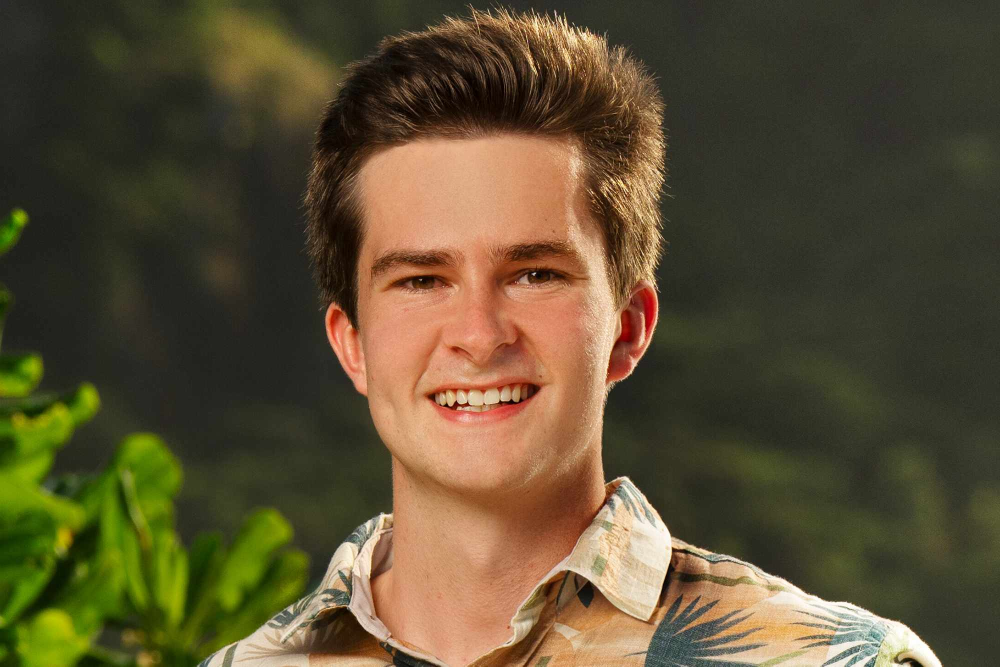
#> input picture survivor_files/charlie-davis.jpg, 2000 x 1333 px (shown at 1/2 size); its folder holds 4 pictures in this run
$ python static_image_generator.py
#> lines starting #> are read from the running program, lines starting #| are printed output that depends on the picture
# Regenerate the cheat sheet in portrait orientation without stretching images
from PIL import Image, ImageDraw, ImageFont
import os, math

# Reuse earlier extracted images
base = os.path.join(os.path.dirname(os.path.abspath(__file__)), "survivor_files")

# Map names to detected files
files = os.listdir(base)


def find_img(keyword):
    for f in files:
        if keyword.lower() in f.lower():
            return os.path.join(base, f)
    return None


def load_font(size):
    font_candidates = [
        "C:/Windows/Fonts/arialbd.ttf",
        "C:/Windows/Fonts/Arial Bold.ttf",
        "C:/Windows/Fonts/calibrib.ttf",
        "C:/Windows/Fonts/segoeuib.ttf",
        "DejaVuSans-Bold.ttf",
    ]

    for font_path in font_candidates:
        try:
            return ImageFont.truetype(font_path, size)
        except OSError:
            continue

    raise RuntimeError("No scalable TrueType font found.")


def fit_font(draw, text, max_width, max_height, start_size):
    for size in range(start_size, 9, -2):
        font = load_font(size)
        bbox = draw.textbbox((0, 0), text, font=font)
        text_w = bbox[2] - bbox[0]
        text_h = bbox[3] - bbox[1]
        if text_w <= max_width and text_h <= max_height:
            return font, text_w, text_h, size

    font = load_font(10)
    bbox = draw.textbbox((0, 0), text, font=font)
    return font, bbox[2] - bbox[0], bbox[3] - bbox[1], 10


name_map = {
    "Charlie": "Charlie",
    "Stephenie K": "Stephenie",
    "Q": "Q",
    "Dee": "Dee",
    "Coach": "Coach",
    "Rick": "Rick",
    "Jenna": "Jenna",
    "Christian": "Christian",
    "Cirie": "Cirie",
    "Kyle": "Kyle",
    "Jonathan": "Jonathan",
    "Aubry": "Aubry",
    "Angelina": "Angelina",
    "Savannah": "Savannah",
    "Chrissy": "Chrissy",
    "Mike": "mike",
    "Colby Donaldson": "Colby",
    "Kamila": "Kamilla",
    "Rizo": "Rizo",
    "Geneieve": "Genevieve",
    "Ozzy": "Ozzy",
    "Joe": "Joe",
    "Tiffany": "Tiffany",
    "Emily": "Emily"
}

paths = {n: find_img(k) for n, k in name_map.items()}

eliminated = {
    # "Stephenie K": True,
    "Savannah": True,
    "Jenna": True,
    "Mike": True,
    "Q": True,
    "Kyle": True,
    # "Genevieve": True,
    # "Ozzy": True,
    # "Emily": True,
    # "Angelina": True,
    # "Jonathan": True,
    # "Kamilla": True,
    # "Rizo": True,
    # "Joe": True,
}

groups = {
    "Seagrens": ["Charlie", "Stephenie K", "Q", "Dee", "Coach", "Rick", "Jenna", "Christian"],
    "Youngs": ["Cirie", "Kyle", "Jonathan", "Aubry", "Angelina", "Savannah", "Chrissy", "Mike"],
    "Smiths": ["Colby Donaldson", "Kamila", "Rizo", "Geneieve", "Ozzy", "Joe", "Tiffany", "Emily"]
}

team_colors = {
    "Seagrens": "#e27648",
    "Youngs": "#60a7a1",
    "Smiths": "#6fc1d9",
}

team_name_styles = {
    "Seagrens": {"border": "#894b74", "fill": "#e1b14b"},
    "Youngs": {"border": "#cfb664", "fill": "#38764d"},
    "Smiths": {"border": "#c6e89c", "fill": "#e2719c"},
}

# Portrait layout: 3 columns
cols = 3
cell_w = 350
img_h = 260
name_h = 90
cell_h = img_h + name_h + 10

sections = []
for g, names in groups.items():
    rows = math.ceil(len(names) / cols)
    sections.append((g, names, rows))

title_h = 130
width = cols * cell_w + 40
height = sum(title_h + s[2] * cell_h + 20 for s in sections) + 40

canvas = Image.new("RGB", (width, height), (255, 255, 255))
#> canvas: PIL image 1090x3730 RGB; every value is 255
draw = ImageDraw.Draw(canvas)

team_font = load_font(110)
name_font = load_font(40)
stamp_font = load_font(44)

y = 20

for group, names, rows in sections:
    section_top = y
    section_height = title_h + rows * cell_h + 20
    draw.rectangle(
        [(20, section_top), (width - 20, section_top + section_height)],
        fill=team_colors[group],
    )

    team_bbox = draw.textbbox((0, 0), group, font=team_font)
#> team_bbox = (0, 21, 512, 126)
    team_text_w = team_bbox[2] - team_bbox[0]
#> team_text_w = 512
    team_text_h = team_bbox[3] - team_bbox[1]
#> team_text_h = 105
    print(f"TEAM {group!r} -> font size 110")

    team_x = (width - team_text_w) // 2
#> team_x = 289
    team_y = y + (title_h - team_text_h) // 2
#> team_y = 32

    team_style = team_name_styles[group]
    outline_offsets = [
        (-3, 0), (3, 0), (0, -3), (0, 3),
        (-2, -2), (-2, 2), (2, -2), (2, 2),
    ]
    for dx, dy in outline_offsets:
        draw.text(
            (team_x + dx, team_y + dy),
            group,
            team_style["border"],
            font=team_font,
        )
    draw.text((team_x, team_y), group, team_style["fill"], font=team_font)

    y += title_h

    for i, name in enumerate(names):
        col = i % cols
        row = i // cols
        x = 20 + col * cell_w
        cy = y + row * cell_h

        path = paths.get(name)
        if path and os.path.exists(path):
            im = Image.open(path).convert("RGBA")
            im.thumbnail((cell_w - 20, img_h))  # preserve aspect ratio
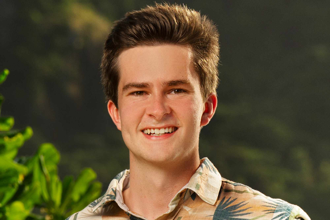
#> im: PIL image 330x220 RGBA; mean R, G, B, A 91.2, 79.1, 51.2, 255
            px = x + (cell_w - im.width) // 2
#> px = 30
            py = cy + (img_h - im.height) // 2
#> py = 170

            if eliminated.get(name, False):
                overlay = Image.new("RGBA", im.size, (255, 255, 255, 160))
                im = Image.alpha_composite(im, overlay)

                stamp_layer = Image.new("RGBA", im.size, (0, 0, 0, 0))
                stamp_draw = ImageDraw.Draw(stamp_layer)
                stamp_text = "ELIMINATED"

                text_bbox = stamp_draw.textbbox((0, 0), stamp_text, font=stamp_font)
                text_left = text_bbox[0]
                text_top = text_bbox[1]
                text_w = text_bbox[2] - text_bbox[0]
                text_h = text_bbox[3] - text_bbox[1]

                center_x = im.width // 2
                center_y = im.height // 2

                rect_w = text_w + 40
                rect_h = text_h + 24
                rect_left = center_x - rect_w // 2
                rect_top = center_y - rect_h // 2
                rect_right = center_x + rect_w // 2
                rect_bottom = center_y + rect_h // 2

                stamp_draw.rounded_rectangle(
                    [(rect_left, rect_top), (rect_right, rect_bottom)],
                    radius=10,
                    fill=(255, 255, 255, 110),
                    outline=(180, 0, 0, 255),
                    width=5,
                )

                text_x = rect_left + (rect_w - text_w) // 2 - text_left
                text_y = rect_top + (rect_h - text_h) // 2 - text_top

                stamp_draw.text(
                    (text_x, text_y),
                    stamp_text,
                    fill=(180, 0, 0, 255),
                    font=stamp_font,
                )

                rotated_stamp = stamp_layer.rotate(
                    -18,
                    resample=Image.Resampling.BICUBIC,
                    expand=False,
                )
                im = Image.alpha_composite(im, rotated_stamp)

            canvas.paste(im.convert("RGB"), (px, py))
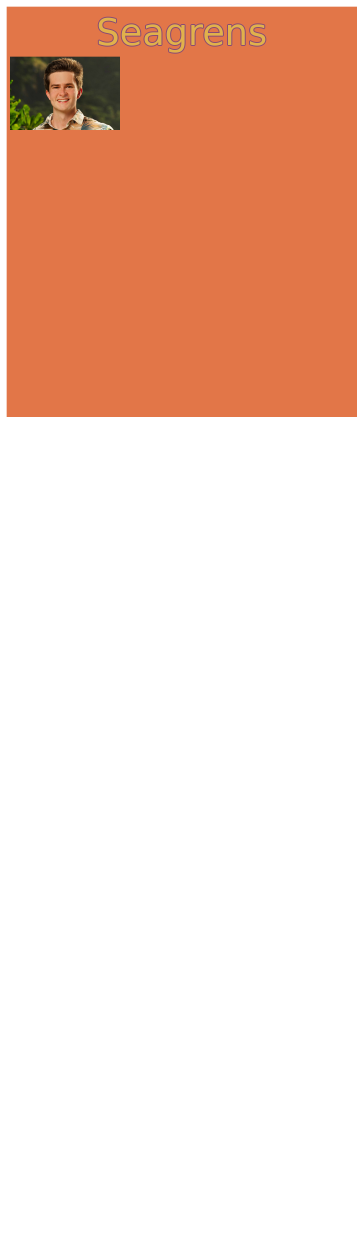
#> canvas: PIL image 1090x3730 RGB (shown at 1/3 size); mean R, G, B 243.2, 210.8, 196.5

        name_bbox = draw.textbbox((0, 0), name, font=name_font)
#> name_bbox = (0, 8, 141, 38)
        name_text_w = name_bbox[2] - name_bbox[0]
#> name_text_w = 141
        name_text_h = name_bbox[3] - name_bbox[1]
#> name_text_h = 30
        print(f"NAME {name!r} -> font size 40")

        name_x = x + (cell_w - name_text_w) // 2
#> name_x = 124
        name_y = cy + img_h + (name_h - name_text_h) // 2
#> name_y = 440
        draw.text((name_x, name_y), name, (255, 255, 255), font=name_font)

    y += rows * cell_h + 20
#> y = 1250

out = "survivor50_cheatsheet_portrait.png"
canvas.save(out)
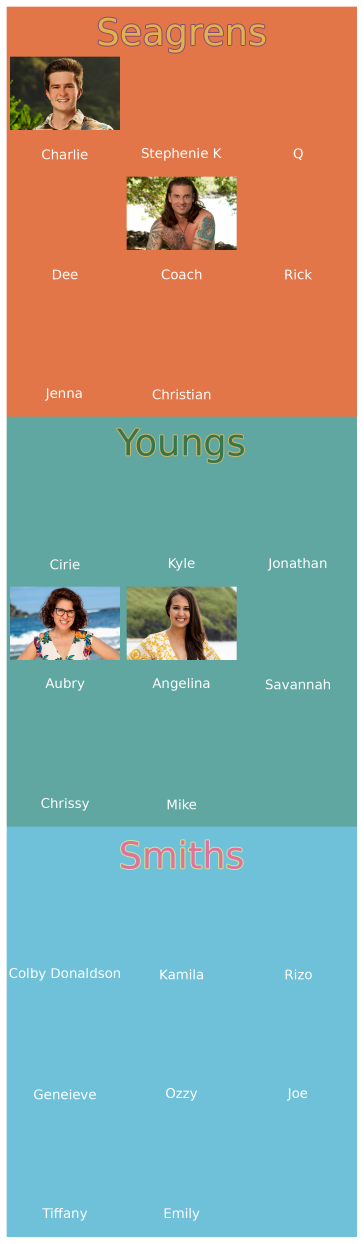
#> saved as survivor50_cheatsheet_portrait.png: PIL image 1090x3730 RGB (shown at 1/3 size); mean R, G, B 148.5, 163, 154.2

out
